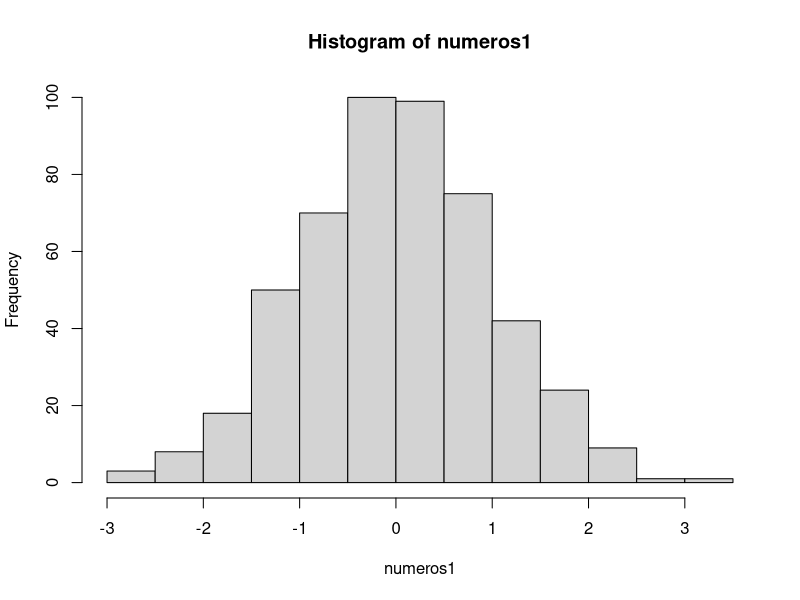
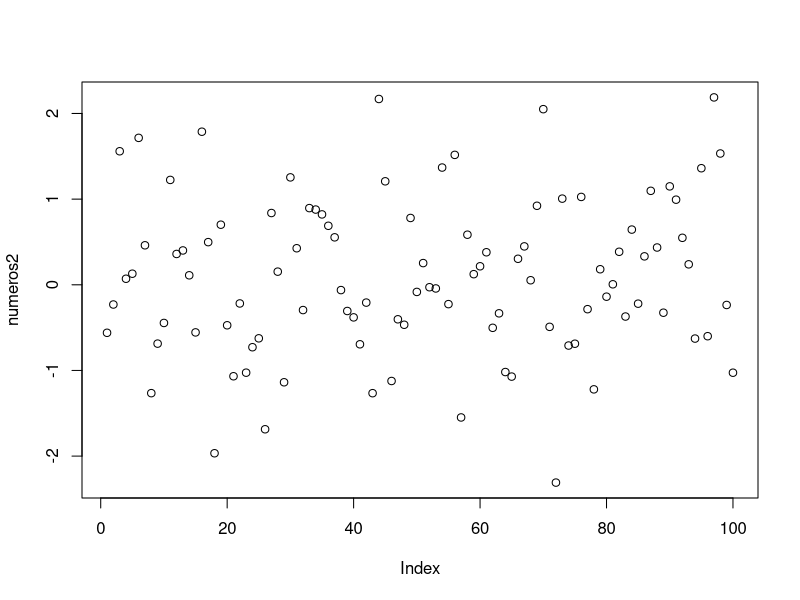
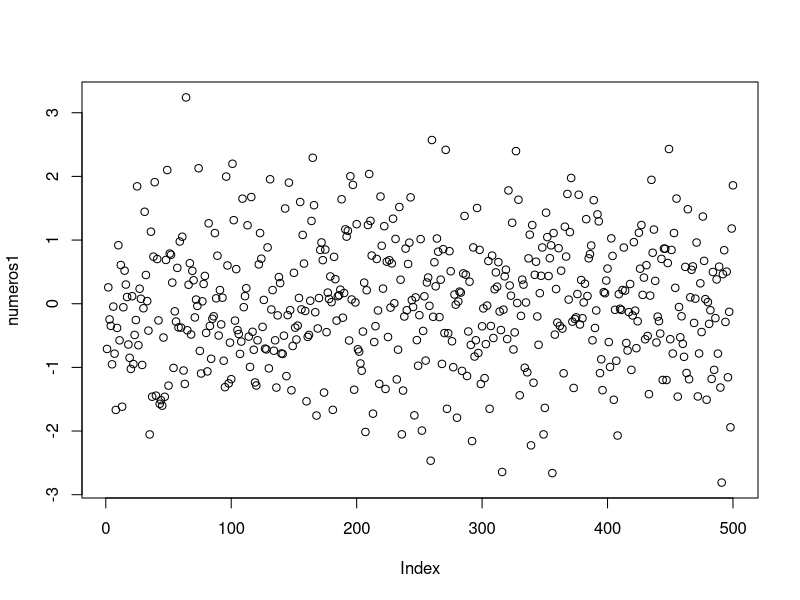

Reproduce these figures in R, in order.
# genero numeros aleatorios y luego los grafico
set.seed(123)
numeros2 <-rnorm(100)
numeros1 <-rnorm(500)

# grafico
hist(numeros1)
plot(numeros2)
plot(numeros1)



